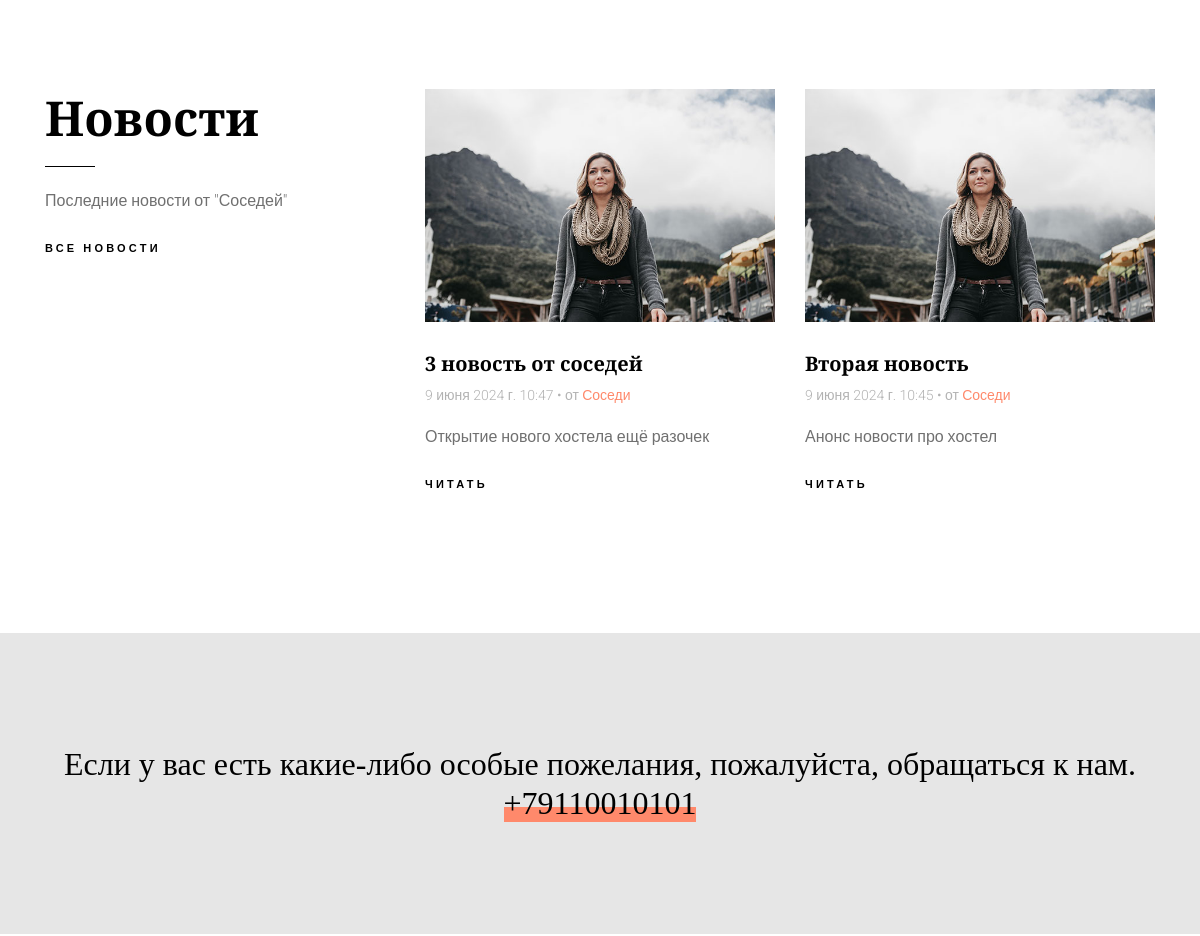
The app's page / (middle part), older data.
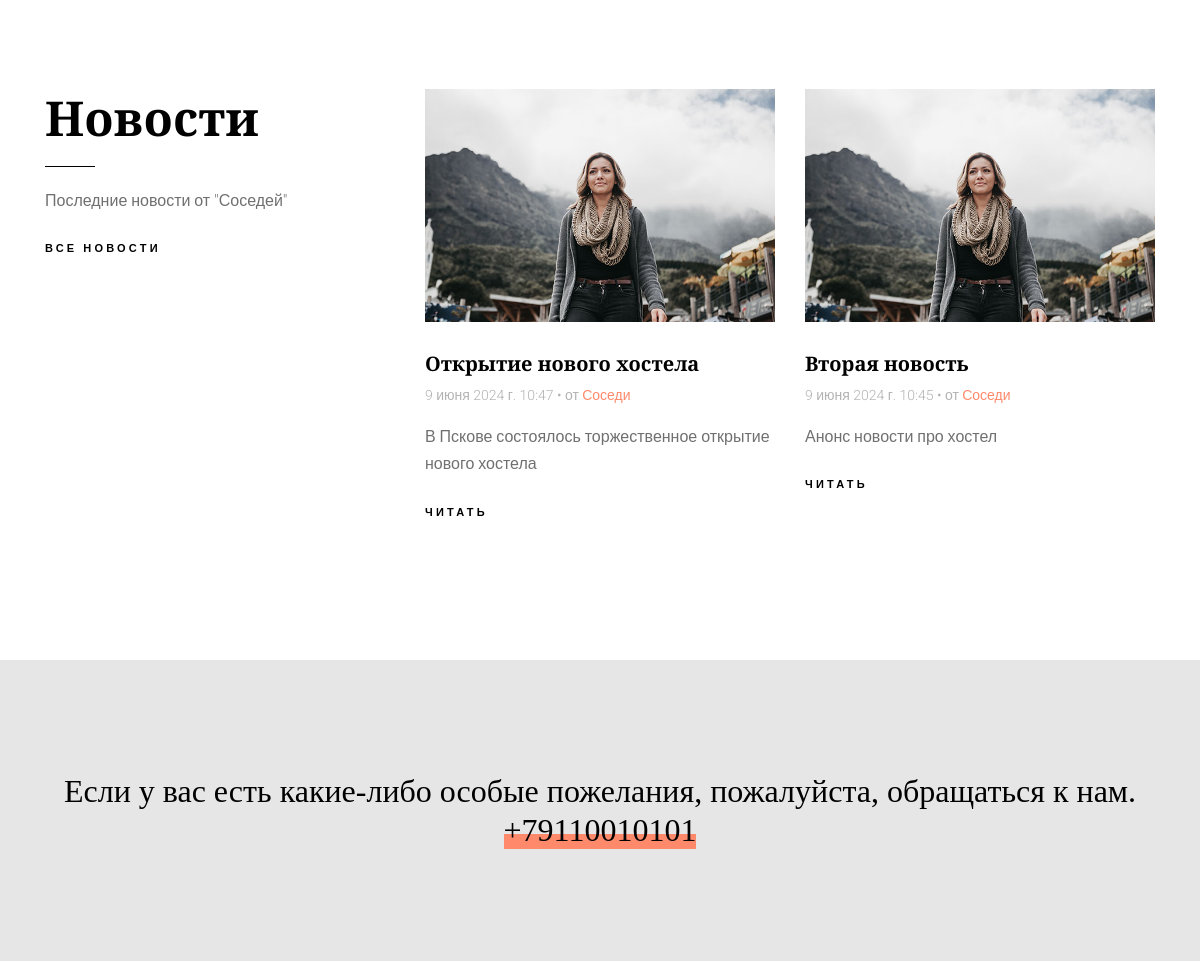
The same page, newer data.
### main/models.py (models this page shows, shortened)
class Articles(models.Model):
    title = models.CharField('Название', max_length=100)
    preview = models.CharField('Анонс', max_length=250)
    content = models.TextField('Текст статьи')
    pub_date = models.DateTimeField('Дата публикации')
    class Meta:
        verbose_name = 'Новость'
        verbose_name_plural = 'Новости'

### main/views.py (the view)
# urls.py: path('', views.index,name='home'),
def index(request):
    news = Articles.objects.order_by('-pub_date')[:2]
    data = {
        'title': 'Соседи',
    }
    return render(request, 'main/index.html', {'news': news, 'data': data})

### main/templates/main/index.html (shortened to what this page needs)
{% load static %}
<!doctype html>
<html lang="ru">
<head>
    <link rel="stylesheet" href="{% static 'main/css/vendor/icomoon/style.css' %}">
    <link rel="stylesheet" href="{% static 'main/css/vendor/owl.carousel.min.css' %}">
    <link rel="stylesheet" href="{% static 'main/css/vendor/aos.css' %}">
    <link rel="stylesheet" href="{% static 'main/css/vendor/animate.min.css' %}">
    <link rel="stylesheet" href="{% static 'main/css/vendor/bootstrap.css' %}">
    <link rel="stylesheet" href="{% static 'main/css/style.css' %}">
  </head>
  <body>
    <div class="agpmen--site-wrap">
      <div class="agpmen--site-main">
        <div class="agpmen--site-section">
          <div class="container">
            <div class="row">
              <div class="col-md-4 section-heading" data-aos="fade-up">
                <h3 class="text-left">Новости</h3>
                <div class="w-75">
                  <p>Последние новости от "Соседей"</p>
                  </div>
                <p><a href="#" class="readmore">Все новости</a></p>
              </div>
                {% for el in news %}
                <div class="col-md-4">
                <div class="post-entry" data-aos="fade-up" data-aos-delay="100">
                  <a href="#" class="thumb"><img src="{% static 'main/img/img_1.jpg' %}" alt="Image" class="img-fluid"></a>
                  <div class="post-entry-contents">
                    <h3><a href="#">{{ el.title }}</a></h3>
                    <div class="date">{{ el.pub_date }} &bullet; от <a href="#">Соседи</a></div>
                    <p>{{ el.preview }}</p>
                    <p><a href="{% url 'news-detail' el.id  %}" class="readmore">Читать</a></p>
                  </div>
                </div>
              </div>
              {% endfor %}
            </div>
          </div>
        </div>
        <div class="agpmen--site-section py-5 bg-body-darker cta">
          <div class="container">
            <div class="row">
              <div class="col-12 text-center">
                <h3 class="m-0 p-0">Если у вас есть какие-либо особые пожелания, пожалуйста, обращаться к нам. <a href="tel://+79110010101">+79110010101</a></h3>
              </div>
            </div>
          </div>
        </div>
      </div>
    {% include 'main/footer.html' %}
  </body>
</html>

Row changes from the older to the newer data that the page shows:
changed Articles: title "3 новость от соседей" → "Открытие нового хостела"; preview "Открытие нового хостела ещё разочек" → "В Пскове состоялось торжественное открытие нового хостела"
